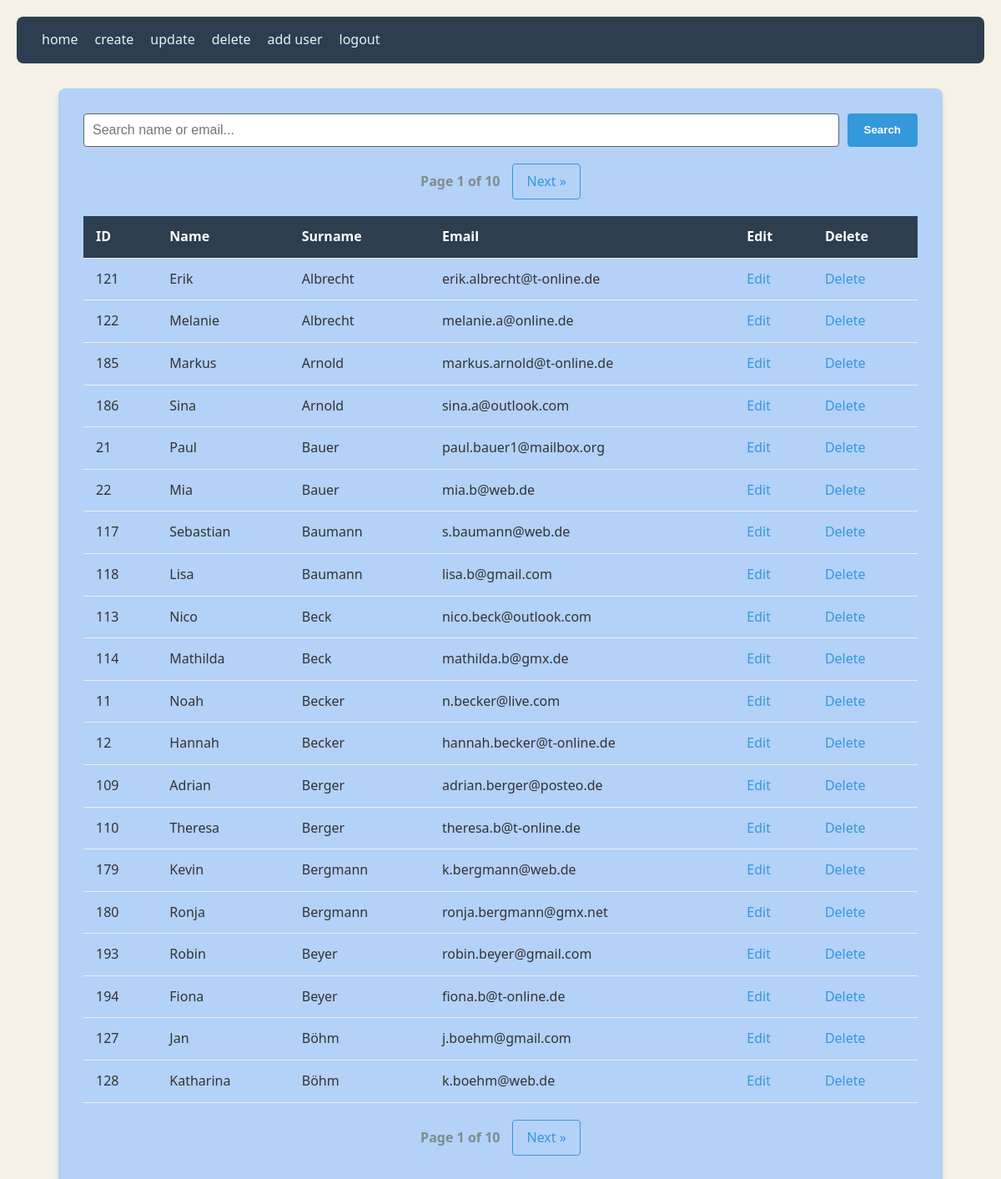
Screenshot of /subpages/home.php (signed in) with the database file from the repository.
### tables this page shows
CREATE TABLE person(
	id 				INT				PRIMARY KEY AUTO_INCREMENT,
	name			VARCHAR(50),
	surname			VARCHAR(50),
	email			VARCHAR(255) 	UNIQUE,
	dateCreated		DATETIME		DEFAULT CURRENT_TIMESTAMP(),
	updateDate		DATETIME		DEFAULT CURRENT_TIMESTAMP() ON UPDATE CURRENT_TIMESTAMP(),
	 
    INDEX idx_surname (surname)
);

### public/includes/auth.php (called while the page is built, shortened)
<?php
function current_user_permission_level(): ?int
{
    return isset($_SESSION['permissions_level']) ? (int)$_SESSION['permissions_level'] : null;
}
function current_user_has($perm): bool
{
    $level = current_user_permission_level();
    if (is_int($perm) || (is_string($perm) && ctype_digit($perm))) {
        return $level >= (int)$perm;
    }
    return false;
}

### public/includes/pagination.php (called while the page is built, shortened)
<?php
require_once __DIR__ . '/db.php';
$search = isset($_GET['search']) ? trim($_GET['search']) : '';
$searchParam = "%$search%";
$limit = 20;
$page = isset($_GET['page']) ? (int)$_GET['page'] : 1;
$offset = ($page - 1) * $limit;
$countStmt = $pdo->prepare('SELECT COUNT(*) FROM person WHERE name LIKE :search OR surname LIKE :search OR email LIKE :search');
$countStmt->execute([':search' => $searchParam]);
$totalRows = $countStmt->fetchColumn();
$totalPages = ceil($totalRows / $limit);
$stmt = $pdo->prepare('SELECT * FROM person
                       WHERE name LIKE :search OR surname LIKE :search OR email LIKE :search ORDER BY surname ASC
                       LIMIT :limit OFFSET :offset');
$stmt->bindValue(':limit', $limit, PDO::PARAM_INT);
$stmt->bindValue(':search', $searchParam, PDO::PARAM_STR);
$stmt->bindValue(':offset', $offset, PDO::PARAM_INT);
$stmt->execute();
?>

### public/includes/escape.php (called while the page is built)
<?php
function e($var){
    return htmlspecialchars($var, ENT_QUOTES, 'UTF-8');
}
?>

### public/subpages/home.php (the view, shortened to what this page needs)
<?php
require_once __DIR__ . '/../includes/escape.php';
require_once __DIR__ . '/../includes/auth.php';
require_once __DIR__ . '/../includes/delete.php';
require_once __DIR__ . '/../includes/pagination.php';
require __DIR__ . '/../includes/header.php';
?>
<html>
<body>
<header>
    <nav class="nav">
        <a href="home.php" class="nav_link">home</a>
        <?php if(current_user_has(2)): ?>
        <a href="createPage.php" class="nav_link">create</a>
        <a href="updatePage.php" class="nav_link">update</a>
        <?php endif; ?>
        <?php if(current_user_has(3)): ?>
        <a href="deletePage.php" class="nav_link">delete</a>
        <a href="addUserPage.php" class="nav_link">add user</a>
        <?php endif; ?>
        <a href="../includes/logout.php" class="nav_link">logout</a>
    </nav>
</header>
<main>
<form method="GET" action="" style="margin-bottom: 20px;">
    <input type="text" name="search" placeholder="Search name or email..."
           value="<?php echo e($search); ?>">
    <button type="submit">Search</button>
</form>
<div class="pagination">
    <?php
    $searchQuery = $search ? "&search=" . urlencode($search) : "";
    ?>
    <span>Page <?php echo $page; ?> of <?php echo $totalPages; ?></span>
    <?php if ($page < $totalPages): ?>
        <a href="?page=<?php echo $page + 1 . $searchQuery; ?>">Next &raquo;</a>
    <?php endif; ?>
</div>
<?php
echo '<div><table>';
echo '<tr> <td> ID </td> <td> Name </td> <td> Surname </td><td> Email </td>';
    if(current_user_has(2)){ echo '<td> Edit </td>';}
    if(current_user_has(3)){ echo '<td> Delete </td>';}
echo '</tr>';
while($row = $stmt->fetch(PDO::FETCH_ASSOC)){
    echo '<tr> <td> ' . e($row['id']) . '</td><td> ' . e($row['name']) .' </td><td> ' . e($row['surname']) . '</td><td> ' . e($row['email']??'') . ' </td>';
    if(current_user_has(2)){ echo '<td> <a class="table_link" href="updatePage.php?id=' . e($row['id']) . '&origin=' . e('home') . '">Edit</a> </td>';}
    if(current_user_has(3)){ echo '<td> <a class="table_link" href="confirmDelete.php?id=' . e($row['id']) . '&origin=' . e('home') . '">Delete</a> </td>';}
    echo '</tr>';
    }
    echo '</table></div>';
?>
<div class="pagination">
    <?php
    $searchQuery = $search ? "&search=" . urlencode($search) : "";
    ?>
    <span>Page <?php echo $page; ?> of <?php echo $totalPages; ?></span>
    <?php if ($page < $totalPages): ?>
        <a href="?page=<?php echo $page + 1 . $searchQuery; ?>">Next &raquo;</a>
    <?php endif; ?>
</div>
</main>
</body>
</html>

### public/includes/header.php (shortened to what this page needs)
<!DOCTYPE html>
<html lang="de">
<head>
    <link rel="stylesheet" href="../includes/style.css">
</head>

### public/includes/style.css (style rules this page uses)
:root { --bg-body: #f5f1e6; --bg-main: #b4d1f7; --text-main: #333333; --text-muted: #7f8c8d; --primary: #3498db; --primary-hover: #2980b9; --dark: #2c3e50; --light: #ecf0f1; --danger: #e74c3c; --danger-hover: #c0392b; --border: #eeeeee; --border-input: #646464; --row-hover: #f1f1f1; }
body { font-family: 'Segoe UI', Tahoma, Geneva, Verdana, sans-serif; background-color: var(--bg-body); color: var(--text-main); line-height: 1.6; margin: 0; padding: 20px; }
main { max-width: 1000px; margin: 0 auto; background: var(--bg-main); padding: 30px; border-radius: 8px; box-shadow: 0 4px 6px rgba(0,0,0,0.1); }
.nav { display: flex; gap: 20px; background: var(--dark); padding: 15px 30px; border-radius: 8px; margin-bottom: 30px; }
.nav_link { color: var(--light); text-decoration: none; font-weight: 500; transition: color 0.3s; }
form { display: flex; gap: 10px; margin-bottom: 25px; }
input[type="text"] { flex-grow: 1; padding: 10px; border: 1px solid var(--border-input); border-radius: 4px; font-size: 16px; }
button { padding: 10px 20px; background-color: var(--primary); color: white; border: none; border-radius: 4px; cursor: pointer; font-weight: bold; transition: background 0.3s; }
table { width: 100%; border-collapse: collapse; margin: 20px 0; }
th, td { text-align: left; padding: 12px 15px; border-bottom: 1px solid var(--border); }
tr:first-child { background-color: var(--dark); color: white; font-weight: bold; }
.pagination { display: flex; justify-content: center; align-items: center; gap: 15px; margin: 20px 0; }
.pagination a { padding: 8px 16px; text-decoration: none; color: var(--primary); border: 1px solid var(--primary); border-radius: 4px; transition: all 0.3s; }
.pagination span { font-weight: bold; color: var(--text-muted); }

### rows the page displays
person: id "121", name "Erik", surname "Albrecht", email "erik.albrecht@t-online.de"
person: id "122", name "Melanie", surname "Albrecht", email "melanie.a@online.de"
person: id "185", name "Markus", surname "Arnold", email "markus.arnold@t-online.de"
person: id "186", name "Sina", surname "Arnold", email "sina.a@outlook.com"
person: id "21", name "Paul", surname "Bauer", email "paul.bauer1@mailbox.org"
person: id "22", name "Mia", surname "Bauer", email "mia.b@web.de"
person: id "117", name "Sebastian", surname "Baumann", email "s.baumann@web.de"
person: id "118", name "Lisa", surname "Baumann", email "lisa.b@gmail.com"
person: id "113", name "Nico", surname "Beck", email "nico.beck@outlook.com"
person: id "114", name "Mathilda", surname "Beck", email "mathilda.b@gmx.de"
person: id "11", name "Noah", surname "Becker", email "n.becker@live.com"
person: id "12", name "Hannah", surname "Becker", email "hannah.becker@t-online.de"
person: id "109", name "Adrian", surname "Berger", email "adrian.berger@posteo.de"
person: id "110", name "Theresa", surname "Berger", email "theresa.b@t-online.de"
person: id "179", name "Kevin", surname "Bergmann", email "k.bergmann@web.de"
person: id "180", name "Ronja", surname "Bergmann", email "ronja.bergmann@gmx.net"
person: id "193", name "Robin", surname "Beyer", email "robin.beyer@gmail.com"
person: id "194", name "Fiona", surname "Beyer", email "fiona.b@t-online.de"
person: id "127", name "Jan", surname "Böhm", email "j.boehm@gmail.com"
person: id "128", name "Katharina", surname "Böhm", email "k.boehm@web.de"

### other values shown
$page "1"
$totalPages "10"
